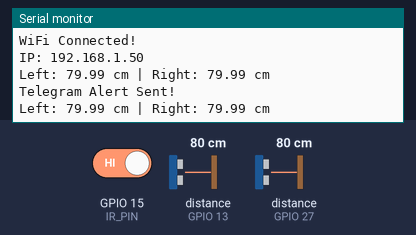
Bench run of a sketch on a simulated ESP32. On the bench: the last lines printed to the serial monitor. Wiring (inferred from the names in the program): 2 × ultrasonic range finder: trigger GPIO 25, echo GPIO 13 / trigger GPIO 26, echo GPIO 27. The test bench sets the inputs (shaded band); at power-on: GPIO 15 (IR_PIN) HIGH, distance to the obstacle (sensors on GPIO 13, GPIO 27) 80 cm. The echo pulse lasts 58.3 µs per cm; WiFi joins after 1.5 s; servers stay silent unless stated.

Above: at 3.0 s.
3.1 s: GPIO 15 (IR_PIN) driven LOW
At 3.9 s:
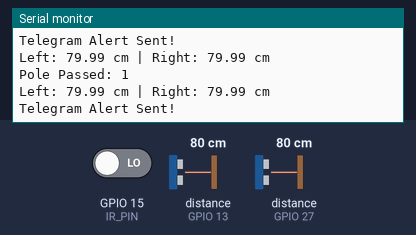
5.9 s: distance to the obstacle (sensor on GPIO 13) set to 2 cm
At 6.5 s:
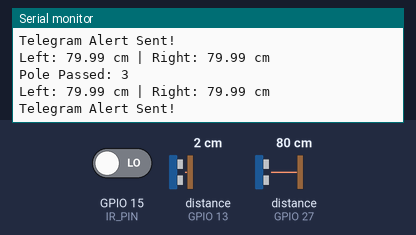
7.4 s: distance to the obstacle (sensor on GPIO 27) set to 2 cm
At 7.8 s:
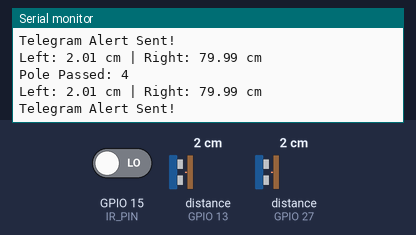
8.9 s: distance to the obstacle (sensor on GPIO 13) set to 4 cm
At 9.3 s:
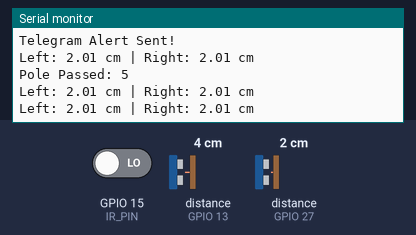
10.4 s: distance to the obstacle (sensor on GPIO 27) set to 4 cm
At 10.8 s:
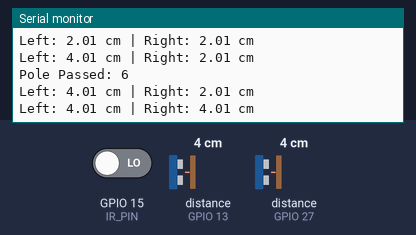
Timing chart, 0 to 12.9 s (numbered marks = the images above; inputs shaded):
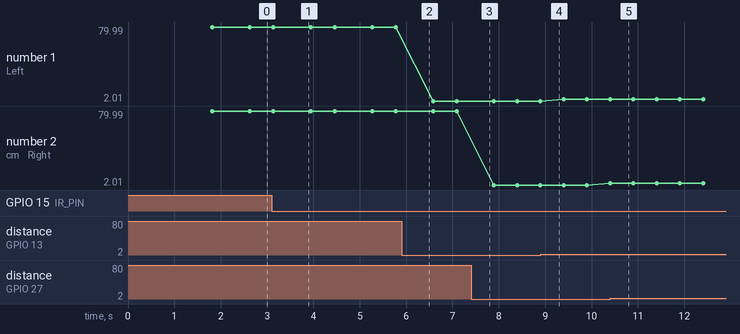

The sketch:

main.ino
```cpp
#include <WiFi.h>
#include <WiFiClientSecure.h>
#include <UniversalTelegramBot.h>

/* -------- WiFi -------- */
const char* WIFI_SSID = "teja";
const char* WIFI_PASSWORD = "12345678";

/* -------- Telegram -------- */
#define BOT_TOKEN "8217394049:AAFzZwZK0eQuGOXsBRgQ-F0Qa3j-jTI0dic"
#define CHAT_ID "6685170312"

WiFiClientSecure client;
UniversalTelegramBot bot(BOT_TOKEN, client);

/* -------- Pin Definitions -------- */
#define IR_PIN 15
#define TRIG_LEFT 25
#define ECHO_LEFT 13
#define TRIG_RIGHT 26
#define ECHO_RIGHT 27

#define SOUND_SPEED 0.0343
#define CRACK_THRESHOLD 6.0
#define POLE_DEBOUNCE 600

/* -------- Variables -------- */
int pole_Count = 0;
float left_Distance = 0;
float right_Distance = 0;
int lastCrackPole = -1;

bool poleLock = false;
unsigned long poleLockTime = 0;

/* -------- Ultrasonic Function -------- */
float readUltrasonic(int trigPin, int echoPin)
{
  digitalWrite(trigPin, LOW);
  delayMicroseconds(2);

  digitalWrite(trigPin, HIGH);
  delayMicroseconds(10);
  digitalWrite(trigPin, LOW);

  long duration = pulseIn(echoPin, HIGH, 30000);

  if (duration == 0) return -1;

  float distance = (duration * SOUND_SPEED) / 2;

  if (distance < 1 || distance > 100) return -1;

  return distance;
}

/* -------- WiFi Connect -------- */
void connectWiFi()
{
  Serial.print("Connecting to WiFi");

  WiFi.mode(WIFI_STA);
  WiFi.begin(WIFI_SSID, WIFI_PASSWORD);

  int retry = 0;

  while (WiFi.status() != WL_CONNECTED && retry < 20)
  {
    delay(500);
    Serial.print(".");
    retry++;
  }

  if (WiFi.status() == WL_CONNECTED)
  {
    Serial.println("\nWiFi Connected!");
    Serial.print("IP: ");
    Serial.println(WiFi.localIP());
  }
  else
  {
    Serial.println("\nWiFi Failed!");
  }
}

/* -------- Setup -------- */
void setup()
{
  Serial.begin(115200);

  pinMode(IR_PIN, INPUT);
  pinMode(TRIG_LEFT, OUTPUT);
  pinMode(ECHO_LEFT, INPUT);
  pinMode(TRIG_RIGHT, OUTPUT);
  pinMode(ECHO_RIGHT, INPUT);

  digitalWrite(TRIG_LEFT, LOW);
  digitalWrite(TRIG_RIGHT, LOW);

  connectWiFi();

  client.setInsecure();

  if (WiFi.status() == WL_CONNECTED)
  {
    bot.sendMessage(CHAT_ID, "🚆 Railway Crack Monitoring Started!", "");
  }
}

/* -------- Loop -------- */
void loop()
{
  // Auto reconnect WiFi if disconnected
  if (WiFi.status() != WL_CONNECTED)
  {
    connectWiFi();
  }

  /* ----- Pole Counting ----- */
  int irValue = digitalRead(IR_PIN);

  if (irValue == LOW && !poleLock)
  {
    pole_Count++;
    poleLock = true;
    poleLockTime = millis();

    Serial.print("Pole Passed: ");
    Serial.println(pole_Count);
  }

  if (poleLock && (millis() - poleLockTime > POLE_DEBOUNCE))
  {
    poleLock = false;
  }

  /* ----- Read Sensors ----- */
  left_Distance = readUltrasonic(TRIG_LEFT, ECHO_LEFT);
  right_Distance = readUltrasonic(TRIG_RIGHT, ECHO_RIGHT);

  Serial.print("Left: ");
  Serial.print(left_Distance);
  Serial.print(" cm | Right: ");
  Serial.print(right_Distance);
  Serial.println(" cm");

  /* ----- Crack Detection ----- */
  if ((left_Distance > CRACK_THRESHOLD || right_Distance > CRACK_THRESHOLD)
      && pole_Count != lastCrackPole
      && WiFi.status() == WL_CONNECTED)
  {
    lastCrackPole = pole_Count;

    String message = "⚠ CRACK DETECTED!\n";
    message += "Pole: " + String(pole_Count) + "\n";
    message += "Left: " + String(left_Distance) + " cm\n";
    message += "Right: " + String(right_Distance) + " cm";

    bot.sendMessage(CHAT_ID, message, "");

    Serial.println("Telegram Alert Sent!");
  }

  delay(500);
}
```

Measured:
- after the input at 3.1 s, the serial monitor: prints a new line at once (image 1)
- after the input at 10.4 s, the serial monitor: prints a new line at once (image 5)
- plotted number 1: 79.99 → 2.01 after the input at 5.9 s, 2.01 → 4.01 after the input at 8.9 s
